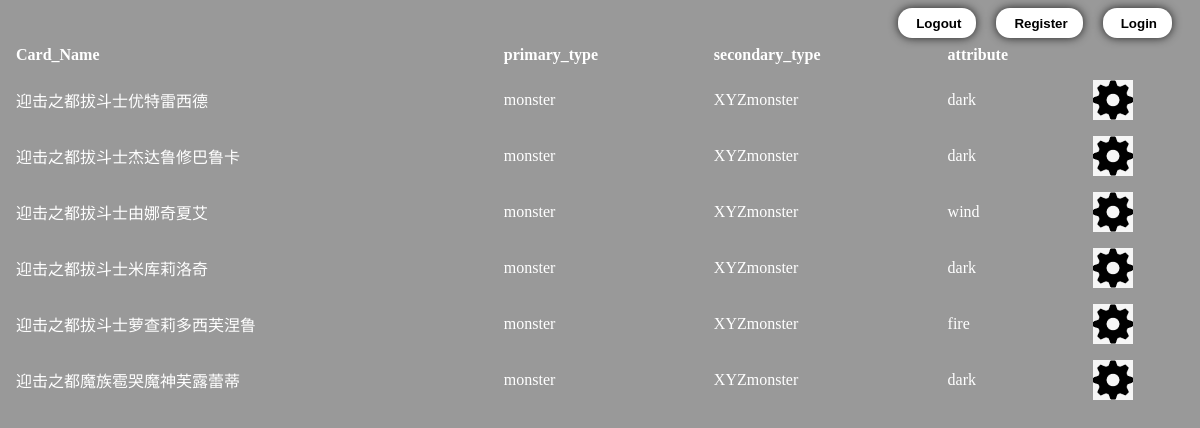
The page /form.php on the database its author committed.
### tables this page shows
CREATE TABLE `diyygocard` (
  `Card_Name` varchar(20) NOT NULL,
  `primary_type` varchar(10) NOT NULL,
  `secondary_type` varchar(20) NOT NULL,
  `attribute` varchar(15) NOT NULL,
  `race` varchar(15) NOT NULL,
  `level` int(15) NOT NULL,
  `rank` int(15) NOT NULL,
  `link` int(15) NOT NULL,
  `effect_type` varchar(20) NOT NULL,
  `attack` int(10) NOT NULL,
  `defense` int(10) NOT NULL,
  `number` int(10) NOT NULL
);

### form.php (the view, shortened to what this page needs)
<?php
include 'config.php';
?>
<html>
<head>
</head>
<body bgcolor="#999999">
<nav class="buttons">
	 <button><a href="login.php" class="buttons">Login</a></button>
	 <button><a href="register.php" class="buttons">Register</a></button>
	 <button><a href="index.php" class="buttons">Logout</a></button>
</nav>
<?php
    $sql = "SELECT * FROM diyygocard";
    $result = mysqli_query($conn, $sql);
    if (mysqli_num_rows($result) > 0) {
        echo "<table><th>Card_Name</th><th>primary_type</th><th>secondary_type</th><th>attribute</th>";
         while($row = mysqli_fetch_assoc($result)) {
       echo "<tr><td> " . $row["Card_Name"] . "</td><td> " . $row["primary_type"] . "</td>
			 <td> " . $row["secondary_type"] .       "</td><td>" . $row["attribute"] . "</td>
       <td><a href='editinfo.php?id=".$row["number"]."' ><img src='images/set.jpg' class='edit'></a>
       </td></tr>";
         }
        echo "</table>";
    } else {
        echo "0 results";
    }
?>
</body>
</html>

### form.php (style rules this page uses)
table { border-collapse: collapse; width: 100%; }
th, td { text-align: left; padding: 8px; }
body { color: white; }
button { display: inline-block; float: right; background: white; border:black; border-radius: 14px; padding-left: 18px; padding-right: 15px; padding-bottom: 7px; padding-top: 8px; font-weight: bold; color: #fff; box-shadow:0px 0px 10px 0px #222222; margin-right: 20px; }
.edit { height: 40px; }
button { cursor: pointer; }
.buttons { color: black; text-decoration: none; cursor: pointer !important; }
tr:nth-child(even) { background-color: none; }

### rows shown on the page
diyygocard: Card_Name "迎击之都拔斗士优特雷西德", primary_type "monster", secondary_type "XYZmonster", attribute "dark"
diyygocard: Card_Name "迎击之都拔斗士杰达鲁修巴鲁卡", primary_type "monster", secondary_type "XYZmonster", attribute "dark"
diyygocard: Card_Name "迎击之都拔斗士由娜奇夏艾", primary_type "monster", secondary_type "XYZmonster", attribute "wind"
diyygocard: Card_Name "迎击之都拔斗士米库莉洛奇", primary_type "monster", secondary_type "XYZmonster", attribute "dark"
diyygocard: Card_Name "迎击之都拔斗士萝查莉多西芙涅鲁", primary_type "monster", secondary_type "XYZmonster", attribute "fire"
diyygocard: Card_Name "迎击之都魔族雹哭魔神芙露蕾蒂", primary_type "monster", secondary_type "XYZmonster", attribute "dark"
